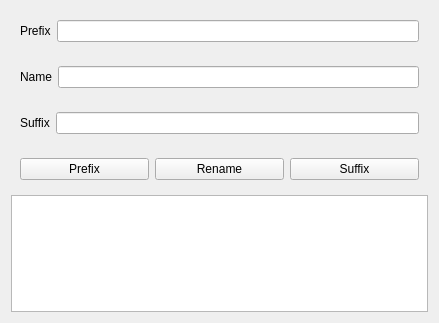
<?xml version="1.0" encoding="UTF-8"?>
<ui version="4.0">
 <class>NodeRenamer</class>
 <widget class="QWidget" name="NodeRenamer">
  <property name="geometry">
   <rect>
    <x>0</x>
    <y>0</y>
    <width>439</width>
    <height>323</height>
   </rect>
  </property>
  <property name="windowTitle">
   <string>Form</string>
  </property>
  <layout class="QVBoxLayout" name="verticalLayout">
   <item>
    <widget class="QWidget" name="widget_prefix" native="true">
     <layout class="QHBoxLayout" name="horizontalLayout">
      <item>
       <widget class="QLabel" name="label_prefix">
        <property name="text">
         <string>Prefix</string>
        </property>
       </widget>
      </item>
      <item>
       <widget class="QLineEdit" name="line_prefix"/>
      </item>
     </layout>
    </widget>
   </item>
   <item>
    <widget class="QWidget" name="widget_name" native="true">
     <layout class="QHBoxLayout" name="horizontalLayout_3">
      <item>
       <widget class="QLabel" name="label_name">
        <property name="text">
         <string>Name</string>
        </property>
       </widget>
      </item>
      <item>
       <widget class="QLineEdit" name="line_name"/>
      </item>
     </layout>
    </widget>
   </item>
   <item>
    <widget class="QWidget" name="widget_suffix" native="true">
     <layout class="QHBoxLayout" name="horizontalLayout_2">
      <item>
       <widget class="QLabel" name="label_suffix">
        <property name="text">
         <string>Suffix</string>
        </property>
       </widget>
      </item>
      <item>
       <widget class="QLineEdit" name="line_suffix"/>
      </item>
     </layout>
    </widget>
   </item>
   <item>
    <widget class="QWidget" name="widget_buttons" native="true">
     <layout class="QHBoxLayout" name="horizontalLayout_4">
      <item>
       <widget class="QPushButton" name="button_prefix">
        <property name="text">
         <string>Prefix</string>
        </property>
       </widget>
      </item>
      <item>
       <widget class="QPushButton" name="button_name">
        <property name="text">
         <string>Rename</string>
        </property>
       </widget>
      </item>
      <item>
       <widget class="QPushButton" name="button_suffix">
        <property name="text">
         <string>Suffix</string>
        </property>
       </widget>
      </item>
     </layout>
    </widget>
   </item>
   <item>
    <widget class="QListWidget" name="list_preview"/>
   </item>
  </layout>
 </widget>
 <resources/>
 <connections/>
</ui>
